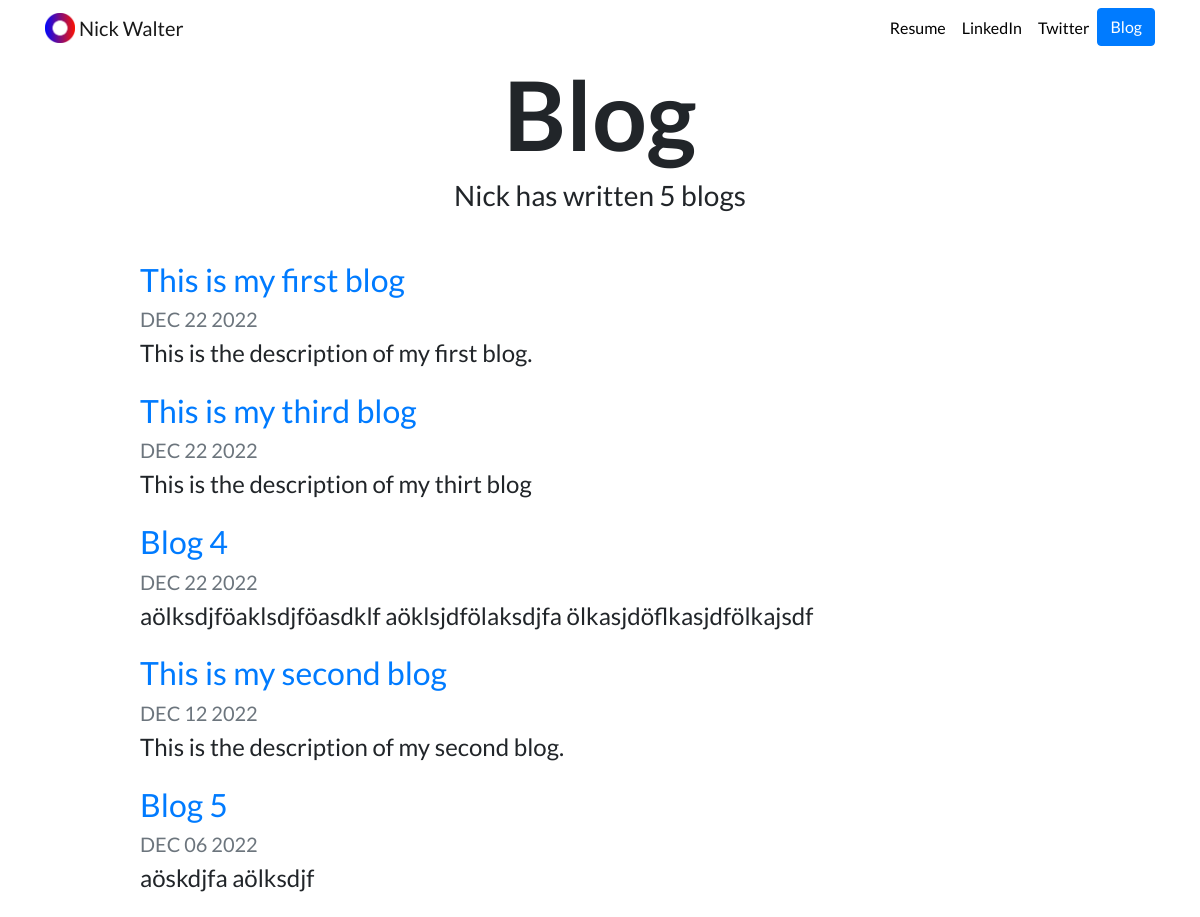
Screenshot of /blog/ with the database file from the repository.
### blog/models.py (models this page shows)
class Blog(models.Model):
    title = models.CharField(max_length=200)
    description = models.TextField()
    date = models.DateField()

### blog/views.py (the view)
# urls.py: path("", views.all_blogs, name="all_blogs"),
def all_blogs(request):
    blogs = Blog.objects.order_by("-date")[:5]
    blogs_count = Blog.objects.all().count
    return render(
        request, "blog/all_blogs.html", {"blogs": blogs, "blogs_count": blogs_count}
    )

### blog/templates/blog/all_blogs.html
{% extends "portfolio/base.html" %}
{% load static %}
{% block content %}
<h1 id="blogtitle" class="font-weight-bold text-center">Blog</h1>
<h3 class="text-center mb-5">Nick has written {{ blogs.count }} blog{{ blogs.count|pluralize }}</h3>
{% for blog in blogs %}
<div class="row justify-content-center my-3">
    <div class="col-md-10">
        <a href="{% url 'blog:detail' blog.id %}">
            <h2>{{ blog.title }}</h2>
        </a>
        <h5 class="text-muted">{{ blog.date|date:'M d Y'|upper }}</h5>
        <h4>{{ blog.description|striptags|truncatechars:100 }}</h4>
    </div>
</div>
{% endfor %}
{% endblock %}

### portfolio/static/portfolio/custom.css (style rules this page uses)
body { font-family: 'Lato', sans-serif; }
#blogtitle { font-size: 6rem; }

### rows the page displays
Blog: title "This is my first blog", date "DEC 22 2022", description "This is the description of my first blog."
Blog: title "This is my third blog", date "DEC 22 2022", description "This is the description of my thirt blog"
Blog: title "Blog 4", date "DEC 22 2022", description "aölksdjföaklsdjföasdklf aöklsjdfölaksdjfa ölkasjdöflkasjdfölkajsdf"
Blog: title "This is my second blog", date "DEC 12 2022", description "This is the description of my second blog."
Blog: title "Blog 5", date "DEC 06 2022", description "aöskdjfa aölksdjf"

### other values shown
{{ blogs.count }} "5"
